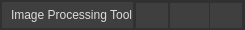
          <widget class="QFrame" name="header">
           <property name="minimumSize">
            <size>
             <width>0</width>
             <height>30</height>
            </size>
           </property>
           <property name="maximumSize">
            <size>
             <width>16777215</width>
             <height>30</height>
            </size>
           </property>
           <property name="styleSheet">
            <string notr="true">background-color: rgb(63, 63, 63);</string>
           </property>
           <property name="frameShape">
            <enum>QFrame::StyledPanel</enum>
           </property>
           <property name="frameShadow">
            <enum>QFrame::Raised</enum>
           </property>
           <layout class="QHBoxLayout" name="horizontalLayout_2">
            <property name="spacing">
             <number>0</number>
            </property>
            <property name="leftMargin">
             <number>0</number>
            </property>
            <property name="topMargin">
             <number>0</number>
            </property>
            <property name="rightMargin">
             <number>0</number>
            </property>
            <property name="bottomMargin">
             <number>0</number>
            </property>
            <item>
             <widget class="QFrame" name="page_name">
              <property name="frameShape">
               <enum>QFrame::StyledPanel</enum>
              </property>
              <property name="frameShadow">
               <enum>QFrame::Raised</enum>
              </property>
              <layout class="QHBoxLayout" name="horizontalLayout_11">
               <property name="spacing">
                <number>0</number>
               </property>
               <property name="leftMargin">
                <number>9</number>
               </property>
               <property name="topMargin">
                <number>0</number>
               </property>
               <property name="rightMargin">
                <number>0</number>
               </property>
               <property name="bottomMargin">
                <number>0</number>
               </property>
               <item>
                <widget class="QLabel" name="label">
                 <property name="styleSheet">
                  <string notr="true">color: rgb(220, 220, 220);</string>
                 </property>
                 <property name="text">
                  <string>Image Processing Tool</string>
                 </property>
                </widget>
               </item>
              </layout>
             </widget>
            </item>
            <item>
             <widget class="QFrame" name="page_buttons">
              <property name="maximumSize">
               <size>
                <width>120</width>
                <height>70</height>
               </size>
              </property>
              <property name="frameShape">
               <enum>QFrame::StyledPanel</enum>
              </property>
              <property name="frameShadow">
               <enum>QFrame::Raised</enum>
              </property>
              <layout class="QHBoxLayout" name="horizontalLayout_9">
               <property name="spacing">
                <number>0</number>
               </property>
               <property name="leftMargin">
                <number>0</number>
               </property>
               <property name="topMargin">
                <number>0</number>
               </property>
               <property name="rightMargin">
                <number>0</number>
               </property>
               <property name="bottomMargin">
                <number>0</number>
               </property>
               <item>
                <widget class="QFrame" name="minimize_button_frame">
                 <property name="minimumSize">
                  <size>
                   <width>0</width>
                   <height>25</height>
                  </size>
                 </property>
                 <property name="maximumSize">
                  <size>
                   <width>40</width>
                   <height>16777215</height>
                  </size>
                 </property>
                 <property name="frameShape">
                  <enum>QFrame::StyledPanel</enum>
                 </property>
                 <property name="frameShadow">
                  <enum>QFrame::Raised</enum>
                 </property>
                 <layout class="QVBoxLayout" name="verticalLayout_11">
                  <property name="spacing">
                   <number>0</number>
                  </property>
                  <property name="leftMargin">
                   <number>0</number>
                  </property>
                  <property name="topMargin">
                   <number>0</number>
                  </property>
                  <property name="rightMargin">
                   <number>0</number>
                  </property>
                  <property name="bottomMargin">
                   <number>0</number>
                  </property>
                  <item>
                   <widget class="QPushButton" name="minimize_button">
                    <property name="minimumSize">
                     <size>
                      <width>0</width>
                      <height>25</height>
                     </size>
                    </property>
                    <property name="toolTip">
                     <string>Minimize</string>
                    </property>
                    <property name="whatsThis">
                     <string extracomment="Minimize">Minimize</string>
                    </property>
                    <property name="accessibleDescription">
                     <string extracomment="Minimize"/>
                    </property>
                    <property name="styleSheet">
                     <string notr="true">QPushButton{
	border: 0px solid;
}
QPushButton:hover{
	border: none solid;
	background-color: rgb(76, 76, 76);
}</string>
                    </property>
                    <property name="text">
                     <string/>
                    </property>
                    <property name="icon">
                     <iconset>
                      <normaloff>../../../Desktop/line.png</normaloff>../../../Desktop/line.png</iconset>
                    </property>
                    <property name="iconSize">
                     <size>
                      <width>14</width>
                      <height>16</height>
                     </size>
                    </property>
                   </widget>
                  </item>
                 </layout>
                </widget>
               </item>
               <item>
                <widget class="QFrame" name="maximize_button_frame">
                 <property name="maximumSize">
                  <size>
                   <width>40</width>
                   <height>16777215</height>
                  </size>
                 </property>
                 <property name="frameShape">
                  <enum>QFrame::StyledPanel</enum>
                 </property>
                 <property name="frameShadow">
                  <enum>QFrame::Raised</enum>
                 </property>
                 <layout class="QVBoxLayout" name="verticalLayout_10">
                  <property name="spacing">
                   <number>0</number>
                  </property>
                  <property name="leftMargin">
                   <number>0</number>
                  </property>
                  <property name="topMargin">
                   <number>0</number>
                  </property>
                  <property name="rightMargin">
                   <number>0</number>
                  </property>
                  <property name="bottomMargin">
                   <number>0</number>
                  </property>
                  <item alignment="Qt::AlignHCenter|Qt::AlignVCenter">
                   <widget class="QPushButton" name="maximize_button">
                    <property name="sizePolicy">
                     <sizepolicy hsizetype="Maximum" vsizetype="Preferred">
                      <horstretch>0</horstretch>
                      <verstretch>0</verstretch>
                     </sizepolicy>
                    </property>
                    <property name="minimumSize">
                     <size>
                      <width>40</width>
                      <height>25</height>
                     </size>
                    </property>
                    <property name="maximumSize">
                     <size>
                      <width>16777215</width>
                      <height>16777215</height>
                     </size>
                    </property>
                    <property name="toolTip">
                     <string>Maximize</string>
                    </property>
                    <property name="whatsThis">
                     <string extracomment="Maximize">Maximize</string>
                    </property>
                    <property name="accessibleDescription">
                     <string extracomment="Maximize"/>
                    </property>
                    <property name="styleSheet">
                     <string notr="true">QPushButton{
	border: 0px solid;
}
QPushButton:hover{
	border: none solid;
	background-color: rgb(76, 76, 76);
}</string>
                    </property>
                    <property name="text">
                     <string/>
                    </property>
                    <property name="icon">
                     <iconset>
                      <normaloff>../../../Desktop/square.png</normaloff>../../../Desktop/square.png</iconset>
                    </property>
                    <property name="iconSize">
                     <size>
                      <width>12</width>
                      <height>12</height>
                     </size>
                    </property>
                   </widget>
                  </item>
                 </layout>
                </widget>
               </item>
               <item>
                <widget class="QFrame" name="exit_button_frame">
                 <property name="maximumSize">
                  <size>
                   <width>40</width>
                   <height>16777215</height>
                  </size>
                 </property>
                 <property name="frameShape">
                  <enum>QFrame::StyledPanel</enum>
                 </property>
                 <property name="frameShadow">
                  <enum>QFrame::Raised</enum>
                 </property>
                 <layout class="QHBoxLayout" name="horizontalLayout_10">
                  <property name="spacing">
                   <number>0</number>
                  </property>
                  <property name="leftMargin">
                   <number>0</number>
                  </property>
                  <property name="topMargin">
                   <number>0</number>
                  </property>
                  <property name="rightMargin">
                   <number>0</number>
                  </property>
                  <property name="bottomMargin">
                   <number>0</number>
                  </property>
                  <item>
                   <widget class="QPushButton" name="exit_button">
                    <property name="minimumSize">
                     <size>
                      <width>0</width>
                      <height>25</height>
                     </size>
                    </property>
                    <property name="toolTip">
                     <string>Close</string>
                    </property>
                    <property name="statusTip">
                     <string/>
                    </property>
                    <property name="whatsThis">
                     <string/>
                    </property>
                    <property name="accessibleDescription">
                     <string/>
                    </property>
                    <property name="styleSheet">
                     <string notr="true">QPushButton{
	border: 0px solid;
}
QPushButton:hover{
	border: none solid;
	background-color: rgb(255, 45, 30);
}</string>
                    </property>
                    <property name="text">
                     <string/>
                    </property>
                    <property name="icon">
                     <iconset>
                      <normaloff>../../../Desktop/çıkış.png</normaloff>../../../Desktop/çıkış.png</iconset>
                    </property>
                    <property name="iconSize">
                     <size>
                      <width>10</width>
                      <height>10</height>
                     </size>
                    </property>
                    <property name="autoDefault">
                     <bool>false</bool>
                    </property>
                   </widget>
                  </item>
                 </layout>
                </widget>
               </item>
              </layout>
             </widget>
            </item>
           </layout>
          </widget>
